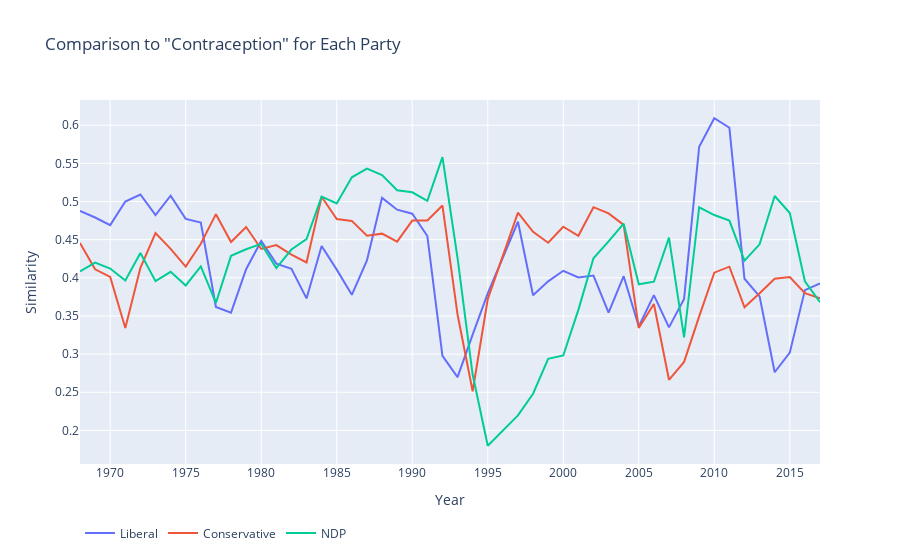
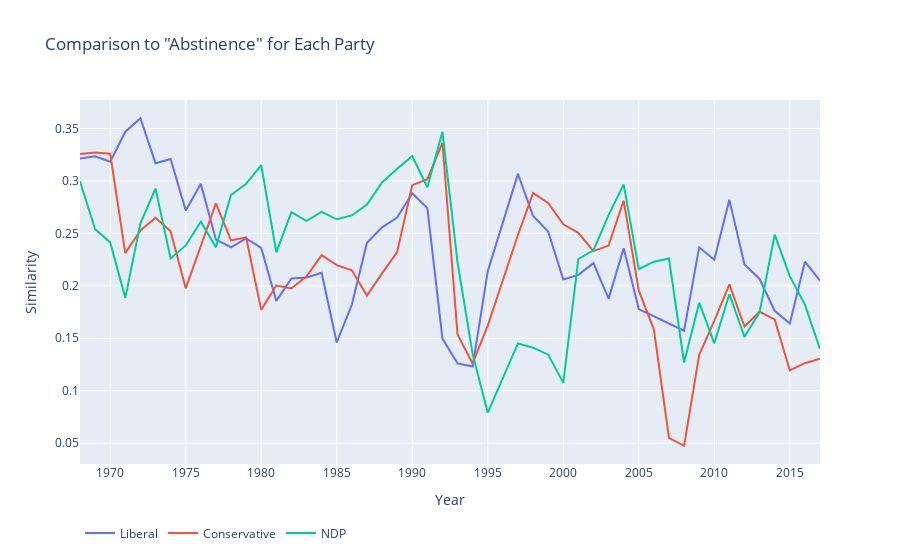
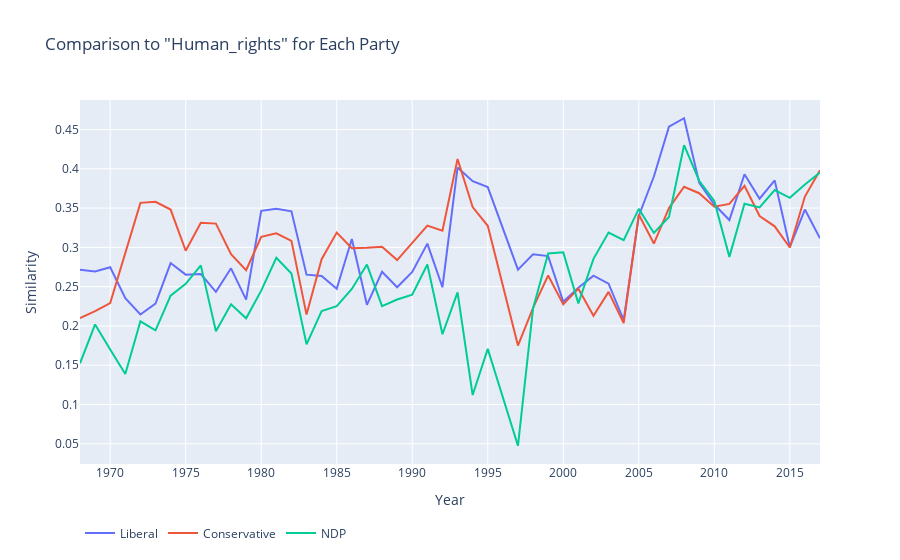
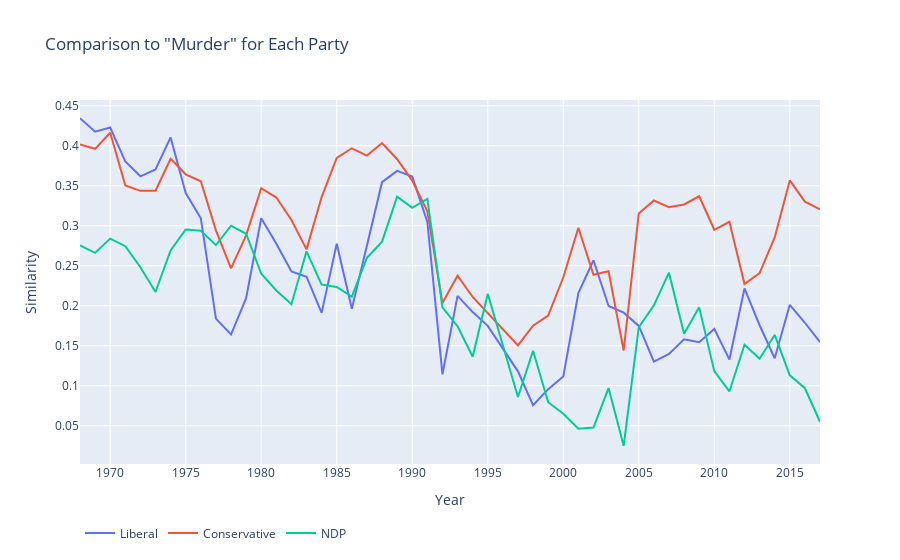

Here is the notebook cell these charts were saved with, in order:
### Markdown cell above
### **Analysis of similarity of the discussion around abortion to keywords**

### Code cell
keywords = ('contraception', 'abstinence', 'human_rights', 'murder', 'infanticide', 'euthanasia')
lib, con, ndp = [], [], []
for word in keywords:
    history = [[],[],[]]
    for year in comb:
        history[0].append(model.wv.similarity("abort_{}_Liberal".format(year), word))
        history[1].append(model.wv.similarity("abort_{}_Conservative".format(year), word))
        history[2].append(model.wv.similarity("abort_{}_NDP".format(year), word))
    lib.append(history[0])
    con.append(history[1])
    ndp.append(history[2])

for i in range(len(keywords)):
    fig = go.Figure()
    fig.add_trace(go.Scatter(x=sorted(list(comb)), y=lib[i], name='Liberal'))
    fig.add_trace(go.Scatter(x=sorted(list(comb)), y=con[i], name='Conservative'))
    fig.add_trace(go.Scatter(x=sorted(list(comb)), y=ndp[i], name='NDP'))
    fig.update_layout({'title':'Comparison to "{}" for Each Party'.format(keywords[i].capitalize()),
                       'legend':{'orientation':'h',
                                 'y':-0.15,
                                 'yanchor':'top'}})
    fig.update_xaxes(title='Year')
    fig.update_yaxes(title='Similarity')
    fig.show()
